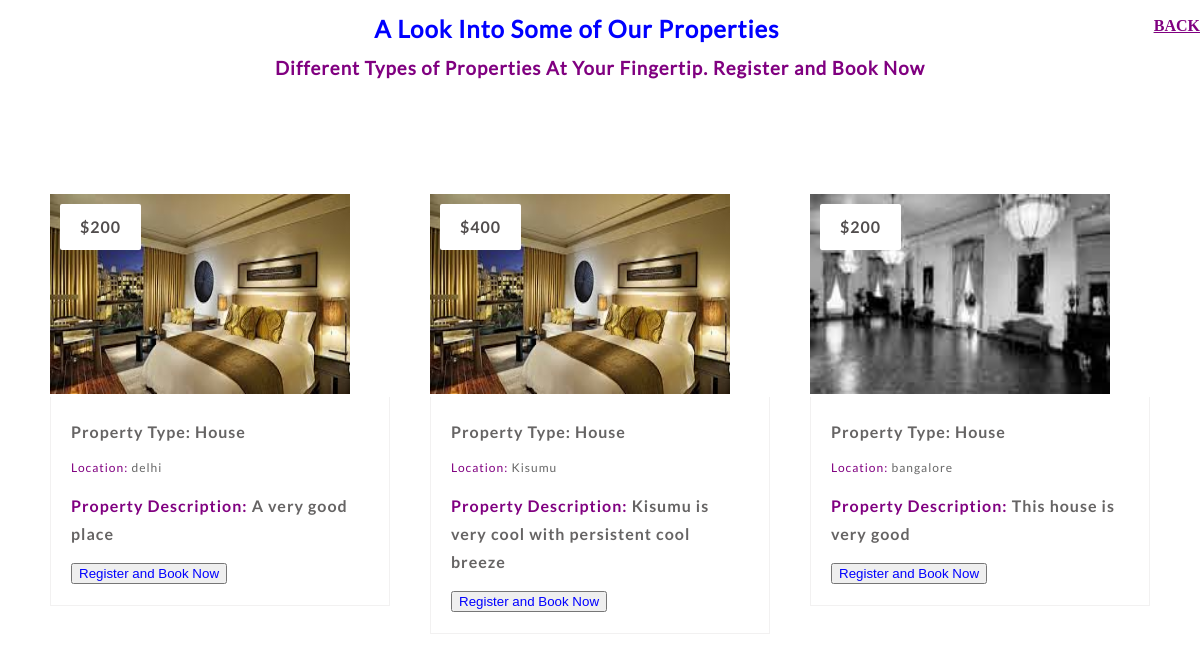
/properties.php, run on the app's committed database.
### tables this page shows
CREATE TABLE `properties` (
  `house_id` int(11) NOT NULL,
  `house_type` varchar(255) NOT NULL,
  `image` text NOT NULL,
  `rent_cost` varchar(11) NOT NULL,
  `location` varchar(30) NOT NULL,
  `location_description` text NOT NULL,
  `max_capacity` varchar(100) NOT NULL,
  `status` varchar(255) NOT NULL
);

### properties.php (the view, shortened to what this page needs)
<!DOCTYPE html>
<html lang="en">
<head>
	<link rel="stylesheet" type="text/css" href="css/reset.css">
	<link rel="stylesheet" type="text/css" href="css/responsive.css">
</head>
<body>
<div class="home">
	<a href="index.php"><font color="purple"><b><u>BACK</u></b></font></a>
</div>
			<section class="caption">
				<h2 class="caption" style="text-align: center"><font color="blue">A Look Into Some of Our Properties</font></h2>
				<marquee><h3 class="properties" style="text-align: center"><font color="purple">Different Types of Properties At Your Fingertip. Register and Book Now</font></h3></marquee>
			</section>
	<section class="listings">
		<div class="wrapper">
			<ul class="properties_list">
			<?php
						include 'includes/config.php';
						$sel = "SELECT * FROM properties";
						$rs = $conn->query($sel);
						while($rws = $rs->fetch_assoc()){
			?>
				<li>
					<a href="#">
						<img class="thumb" src="house_images/<?php echo $rws['image'];?>" width="300" height="200">
					</a>
					<span class="price"><?php echo ''.$rws['rent_cost'];?></span>
					<div class="property_details">
						<h1>
							<a href="#"><?php echo 'Property Type: '.$rws['house_type'];?></a>
						</h1>
						<h2><font color="purple">Location:</font> <span class="property_size"><?php echo $rws['location'];?></span></h2>
						<h1>
							<a href="#"><font color="purple"><?php echo 'Property Description:</font> '.$rws['location_description'];?></a>
						</h1>
						<h1>
							<a href="index.php"><button><font color="blue">Register and Book Now</font></button></a>
						</h1>
					</div>
				</li>
			<?php
				}
			?>
			</ul>
		</div>
	</section>
</body>
</html>

### css/responsive.css (style rules this page uses)
body { background: #fff; }
.wrapper { max-width: 1100px; margin: 0 auto; position: relative; }
h1, h2, h3, h4, h5 ,h6 { color: #626262; font-family: "lato-regular", Helvetica, Arial, sans-serif; letter-spacing: 1px; }
h1 { font-size: 2em; margin: .67em 0 }
h2 { font-size: 1.5em; margin: .75em 0 }
h3 { font-size: 1.17em; margin: .83em 0 }
h1, h2, h3, h4, h5, h6 { font-weight: bolder }
.listings { padding: 100px 0; }
.listings ul.properties_list { list-style: none; overflow: hidden; }
.listings ul.properties_list li { display: block; width: 30.90909090909091%; height: auto; position: relative; float: left; margin: 0 3.636363636363636% 3.636363636363636% 0; }
.listings ul.properties_list li .price { position: absolute; top: 10px; left: 10px; padding: 15px 20px; background: #ffffff; color: #514d4d; font-family: "lato-bold", Helvetica, Arial, sans-serif; font-size: 16px; font-weight: bold; letter-spacing: 1px; border-radius: 2px; -webkit-border-radius: 2px; -moz-border-radius: 2px; -o-border-radius: 2px; }
.listings ul.properties_list li:nth-child(3n+0) { margin-right: 0; }
.listings ul li .property_details { width: 87.64705882352941%; padding: 2.941176470588235% 5.882352941176471% 4.117647058823529% 5.882352941176471%; border-bottom: 1px solid #f2f1f1; border-left: 1px solid #f2f1f1; border-right: 1px solid #f2f1f1; transition: all .2s linear; -webkit-transition: all .2s linear; -moz-transition: all .2s linear; -o-transition: all .2s linear; }
.listings ul li .property_details h1 { color: #666464; font-family: "lato-bold", Helvetica, Arial, sans-serif; font-size: 16px!important; font-weight: bold; margin-bottom: 5px; line-height: 28px; }
.listings ul li .property_details h1 a { text-decoration: none; color: #666464; }
.listings ul li .property_details h2 { color: #9d9d9d; font-family: "lato-regular", Helvetica, Arial, sans-serif; font-size: 12px; line-height: 26px; font-weight: normal; }
.listings ul li .property_details .property_size { color: #676767; }

### properties.php (style rules this page uses)
.home { float: right; }

### data on the page
properties: image (picture), rent_cost "$200", house_type "House", location "delhi", location_description "A very good place"
properties: image (picture), rent_cost "$400", house_type "House", location "Kisumu", location_description "Kisumu is very cool with persistent cool breeze"
properties: image (picture), rent_cost "$200", house_type "House", location "bangalore", location_description "This house is very good"
